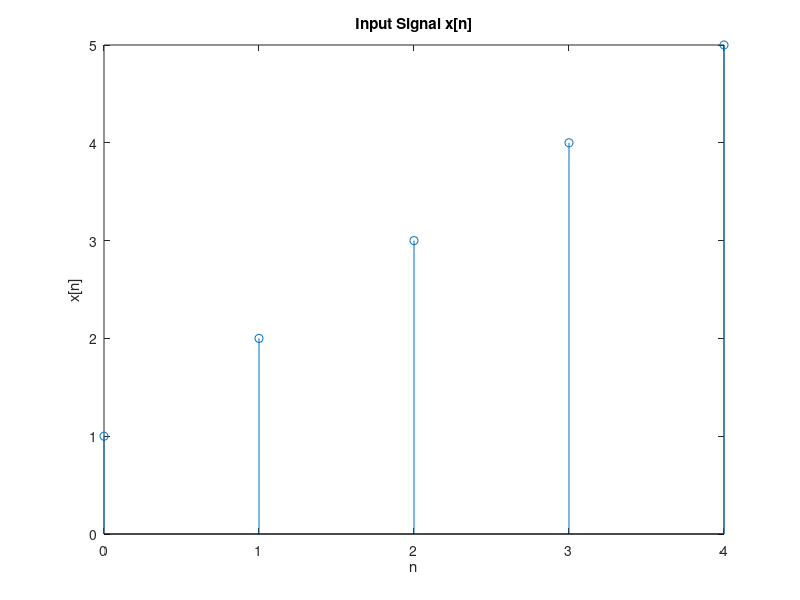
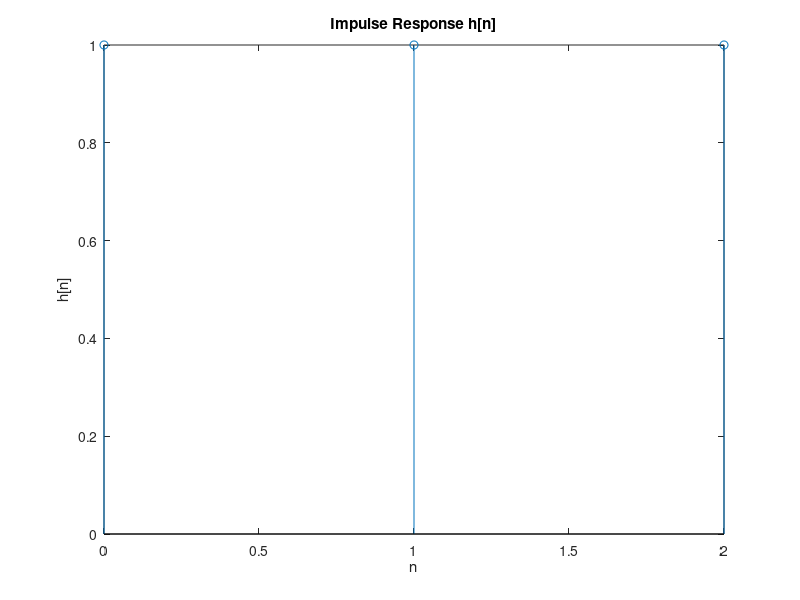
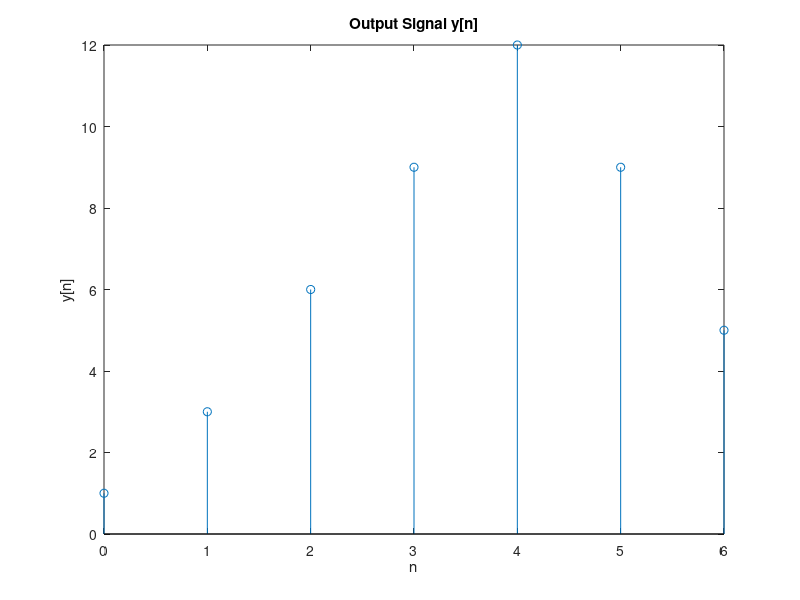

Source code (MATLAB) for these figures, in order:
clc; close all; clear;
% Define the input signal x[n]
x = [1 2 3 4 5];

% Define the impulse response h[n]
h = [1 1 1];

% Calculate the length of the output signal
N = length(x) + length(h) - 1;

% Initialize the output signal y[n]
y = zeros(1, N);

% Perform the convolution sum
for n = 1:N
    for k = 1:length(x)
        if (n - k + 1 >= 1) && (n - k + 1 <= length(h))
            y(n) = y(n) + x(k) * h(n - k + 1);
        end
    end
end

% Display the output signal
disp('Output signal y[n]:');
disp(y);

% Plot the signals
n = 0:length(x)-1;
figure(1);
%subplot(3,1,1);
stem(n, x);
xlabel('n');
ylabel('x[n]');
title('Input Signal x[n]');

n = 0:length(h)-1;
%subplot(3,1,2);
figure(2);
stem(n, h);
xlabel('n');
ylabel('h[n]');
title('Impulse Response h[n]');

n = 0:length(y)-1;
%subplot(3,1,3);
figure(3);
stem(n, y);
xlabel('n');
ylabel('y[n]');
title('Output Signal y[n]');